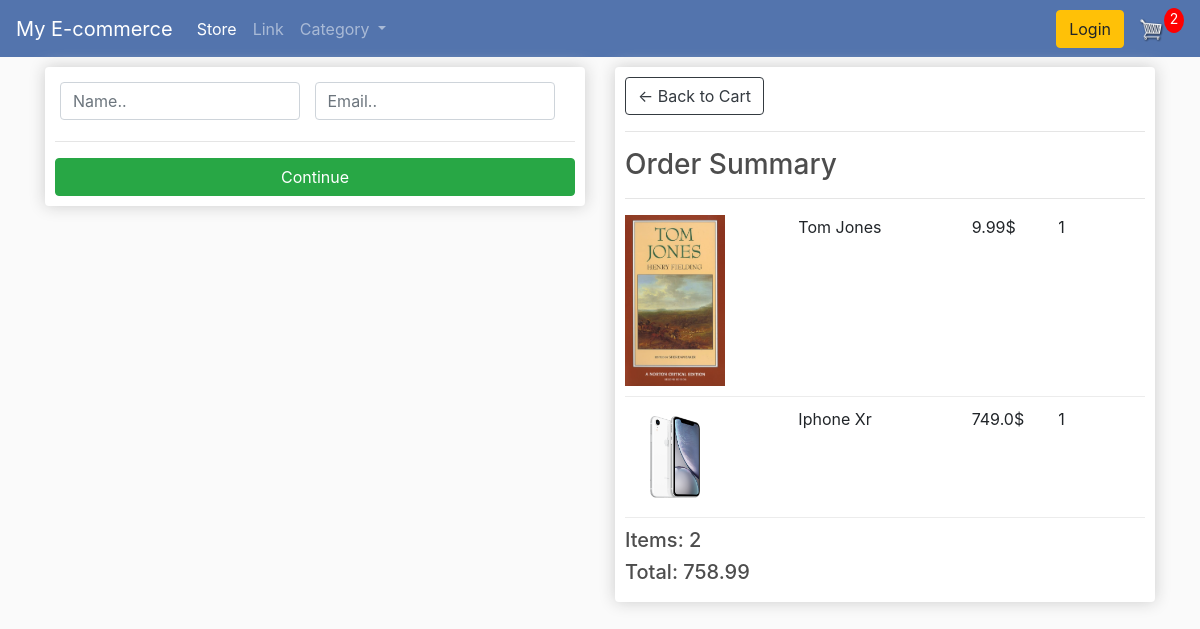
/checkout/ (signed in), run on an earlier commit of the app's database.
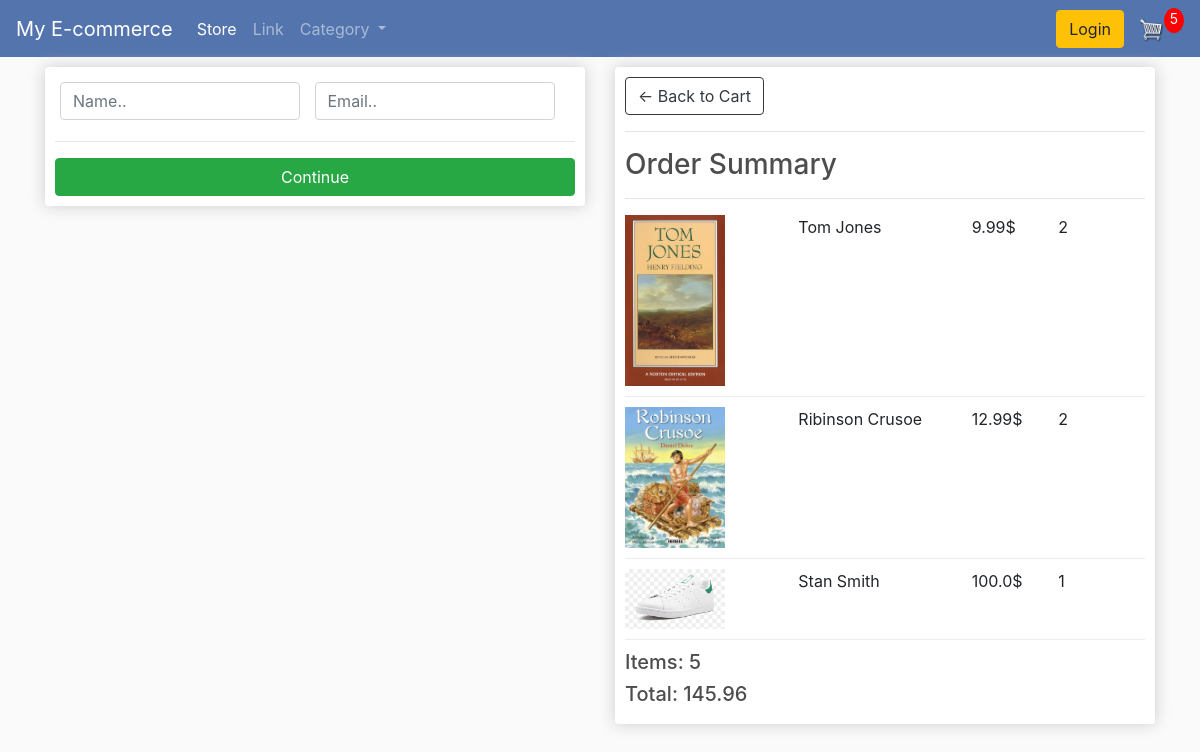
And on a later commit of the database.
### store/models.py (models this page shows, shortened)
class OrderItem(models.Model):
    product = models.ForeignKey(Product, on_delete = models.SET_NULL, null=True)
    order = models.ForeignKey(Order, on_delete = models.SET_NULL, null=True)
    quantity = models.IntegerField(default = 0, null = True, blank = True)
    date_added = models.DateTimeField(auto_now_add=True)
    @property
    def get_total(self):
        total = self.product.price * self.quantity
        return total

class Product(models.Model):
    name = models.CharField(max_length=200, null=True)
    price = models.FloatField()
    digital = models.BooleanField(default=False, null=True, blank=True)
    category = models.ForeignKey(Category, on_delete= models.CASCADE, default=1)
    description = models.CharField(max_length=300, default='', blank=True)
    image = models.ImageField(null=True, blank =True)
    @property
    def imageURL(self):
        try:
            url= self.image.url
        except:
            url = ''
        return url

class Order(models.Model):
    customer = models.ForeignKey(Customer, on_delete=models.SET_NULL, null=True, blank=True)
    date_ordered = models.DateTimeField(auto_now_add=True)
    complete = models.BooleanField(default=False)
    transaction_id = models.CharField(max_length=100, null=True)
    @property
    def shipping(self):
        shipping = False
        orderitems = self.orderitem_set.all()
        for i in orderitems:
            if i.product.digital == False:
                shipping = True
        return shipping
    @property
    def get_cart_tot(self):
        orderitems = self.orderitem_set.all()
        total = sum([item.get_total for item in orderitems ])
        return total
    @property
    def get_cart_items(self):
        orderitems = self.orderitem_set.all()
        total = sum([item.quantity for item in orderitems ])
        return total

### store/views.py (the view)
# urls.py: path('checkout/', views.checkout, name= "checkout"),
def checkout(request):
    if request.user.is_authenticated:
        customer = request.user.customer
        order, created = Order.objects.get_or_create(customer = customer, complete = False)
        items = order.orderitem_set.all()
        cartItems = order.get_cart_items
    else:
        items = []
        order = {'get_cart_tot': 0, 'get_cart_items':0, 'shipping':False}
        cartItems = order['get_cart_items']
    context = {'items' : items, 'order': order, 'cartItems': cartItems}
    return render (request, 'store/checkout.html', context)

### store/templates/store/checkout.html (shortened to what this page needs)
{% extends 'store/main.html' %}
 {% load static %}
 {% static "images" as baseUrl %}
 {% block content %}
 <div class="row">
    <div class="col-lg-6">
        <div class="box-element" id="form-wrapper">
            <form id="form">
                <div id="user-info">
                    <div class="form-field">
                        <input required class="form-control" type="text" name="name" placeholder="Name..">
                    </div>
                    <div class="form-field">
                        <input required class="form-control" type="email" name="email" placeholder="Email..">
                    </div>
                </div>
                <hr>
                <input id="form-button" class="btn btn-success btn-block" type="submit" value="Continue">
            </form>
        </div>
        <br>
    </div>
    <div class="col-lg-6">
        <div class="box-element">
            <a  class="btn btn-outline-dark" href="{% url 'cart' %}">&#x2190; Back to Cart</a>
            <hr>
            <h3>Order Summary</h3>
            <hr>
            {% for item in items %}
            <div class="cart-row">
                <div style="flex:2"><img class="row-image" src="{{ item.product.imageURL }}"></div>
                <div style="flex:2"><p>{{item.product.name}}</p></div>
                <div style="flex:1"><p>{{item.product.price}}$</p></div>
                <div style="flex:1"><p>{{item.quantity}}</p></div>
            </div>
            {% endfor %}
            <h5>Items:   {{order.get_cart_items}}</h5>
            <h5>Total:   {{order.get_cart_tot|floatformat:2}}</h5>
        </div>
    </div>
</div>
 {% endblock content %}

What changed in the data, as far as the page shows it:
removed OrderItem: product.imageURL (picture), product.name "Iphone Xr", product.price "749.0", quantity "1"
changed OrderItem "Tom Jones": quantity "1" → "2"
added OrderItem: product.imageURL (picture), product.name "Ribinson Crusoe", product.price "12.99", quantity "2"
added OrderItem: product.imageURL (picture), product.name "Stan Smith", product.price "100.0", quantity "1"
changed through a linked row, Order: get_cart_items "2" → "5"; get_cart_tot "758.99" → "145.96"
Also different on the page:
{{ cartItems }}: "2" → "5"
